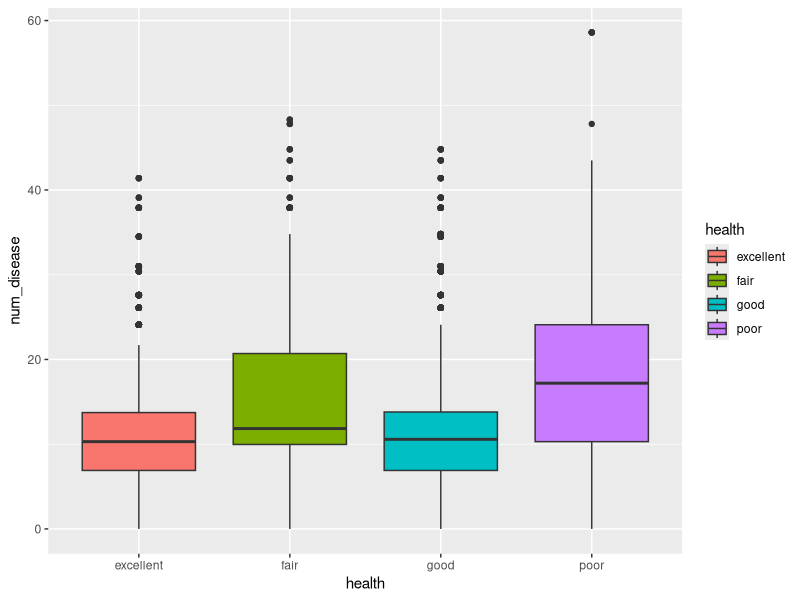
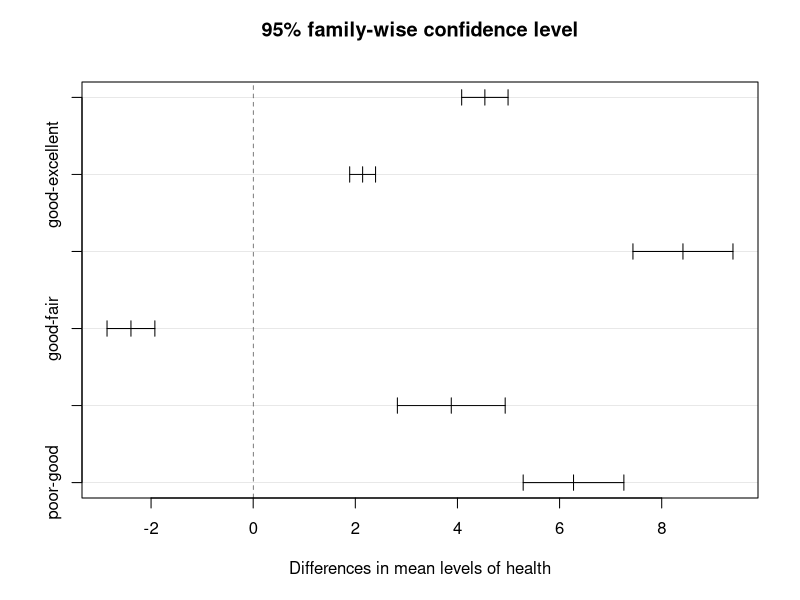

The R script that drew these images, in order:
## ---- chunk 1
knitr::opts_chunk$set(warning = FALSE, message = FALSE) 
## ---- chunk 2
# Read in data
DoctorContacts <- read.csv("DoctorContacts.csv")
## ---- chunk 3
# Load packages
library(tidyverse)
library(ggplot2)
## ---- chunk 4
# Rename columns
DoctorContacts <- DoctorContacts %>%
  rename(visits = mdu, log_coinsurance = lc, log_api = lpi,
         log_max_deductible = fmde, num_disease = ndisease,
         log_income = linc, log_fam_size = lfam, schooling= educdec)
head(DoctorContacts)
## ---- chunk 5
names(DoctorContacts)
## ---- chunk 6
table(DoctorContacts$health, DoctorContacts$num_disease)
## ---- chunk 7
ggplot(DoctorContacts, aes(x=health, y=num_disease, fill=health)) + geom_boxplot() 
## ---- chunk 8
anova<-aov(num_disease~health, data=DoctorContacts)
summary(anova)
## ---- chunk 9
TukeyHSD(anova, conf.level = 0.95)
## ---- chunk 10
plot(TukeyHSD(anova, conf.level = 0.95))
